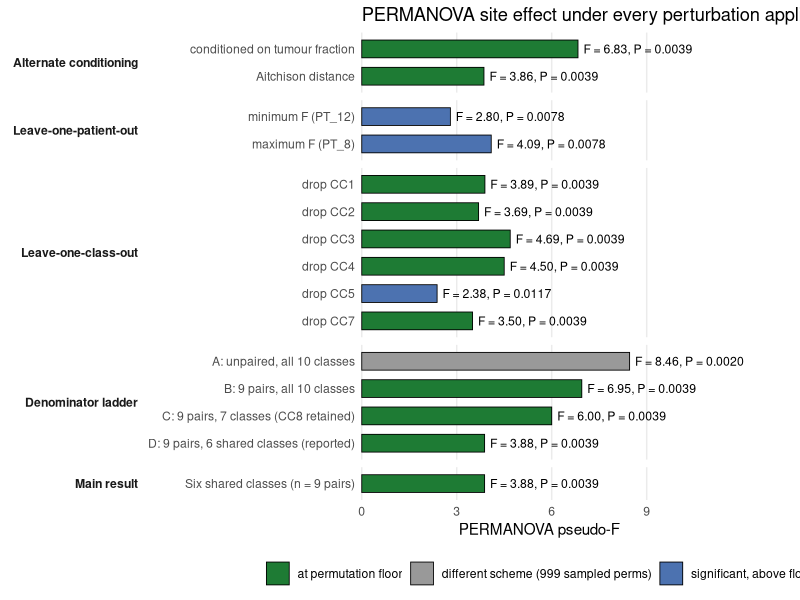

R code for this plot:
## figure_permanova_robustness.R
##
## One figure summarizing every version of the PERMANOVA test we ran on
## the primary-vs-metastasis comparison: the full denominator ladder
## (unpaired ten-class down to the paired six-class subcomposition),
## leave-one-class-out, leave-one-patient-out, conditioning on
## tumour-epithelial fraction, and Aitchison distance instead of
## Bray-Curtis. Numbers come straight from the verification output, not
## recomputed here.

library(ggplot2)

results <- data.frame(
  group = c(
    "Main result",
    rep("Denominator ladder", 4),
    rep("Leave-one-class-out", 6),
    rep("Leave-one-patient-out", 2),
    rep("Alternate conditioning", 2)
  ),
  label = c(
    "Six shared classes (n = 9 pairs)",
    "A: unpaired, all 10 classes",
    "B: 9 pairs, all 10 classes",
    "C: 9 pairs, 7 classes (CC8 retained)",
    "D: 9 pairs, 6 shared classes (reported)",
    "drop CC1", "drop CC2", "drop CC3", "drop CC4", "drop CC5", "drop CC7",
    "minimum F (PT_12)", "maximum F (PT_8)",
    "conditioned on tumour fraction",
    "Aitchison distance"
  ),
  F = c(3.88,
        8.46, 6.95, 6.00, 3.88,
        3.89, 3.69, 4.69, 4.50, 2.38, 3.50,
        2.80, 4.09,
        6.83, 3.86),
  P = c(0.0039,
        0.002, 0.0039, 0.0039, 0.0039,
        0.0039, 0.0039, 0.0039, 0.0039, 0.0117, 0.0039,
        0.0078, 0.0078,
        0.0039, 0.0039)
)

results$group <- factor(results$group, levels = rev(unique(results$group)))
results$label <- factor(results$label, levels = rev(results$label))

## Rung A ("unpaired, all 10 classes") comes from a different permutation
## scheme entirely -- 999 randomly sampled permutations (adonis2 default),
## not the paired exact-enumeration used for every other row. Its own floor
## is 1/1000 = 0.001, not 2/512 = 0.0039, so it is not comparable to the
## "at permutation floor" category on the P-value scale alone and would be
## miscategorized by a straight P <= 0.0039 threshold (0.002 < 0.0039).
## Flagged explicitly rather than left to the threshold check.
results$at_floor <- ifelse(
  results$label == "A: unpaired, all 10 classes", "different scheme (999 sampled perms)",
  ifelse(results$P <= 0.0039 + 1e-9, "at permutation floor",
  ifelse(results$P <= 0.0117, "significant, above floor", "n.s. at this n")))

p <- ggplot(results, aes(x = label, y = F, fill = at_floor)) +
  geom_col(width = 0.65, colour = "black", linewidth = 0.3) +
  geom_text(aes(label = sprintf("F = %.2f, P = %.4f", F, P)),
            hjust = -0.05, size = 3.1) +
  coord_flip(clip = "off") +
  facet_grid(rows = vars(group), scales = "free_y", space = "free_y", switch = "y") +
  scale_fill_manual(values = c("at permutation floor" = "#1E7B34",
                                "significant, above floor" = "#4C72B0",
                                "n.s. at this n" = "#C0504D",
                                "different scheme (999 sampled perms)" = "#999999")) +
  scale_y_continuous(limits = c(0, 11), expand = expansion(mult = c(0, 0.02))) +
  labs(x = NULL, y = "PERMANOVA pseudo-F", fill = NULL,
       title = "PERMANOVA site effect under every perturbation applied") +
  theme_minimal(base_size = 11) +
  theme(
    strip.placement = "outside",
    strip.text.y.left = element_text(angle = 0, hjust = 1, face = "bold"),
    panel.grid.major.y = element_blank(),
    panel.grid.minor = element_blank(),
    legend.position = "bottom",
    plot.margin = margin(5, 60, 5, 5)
  )

ggsave("figure_permanova_robustness.png", p, width = 9, height = 7, dpi = 300)
